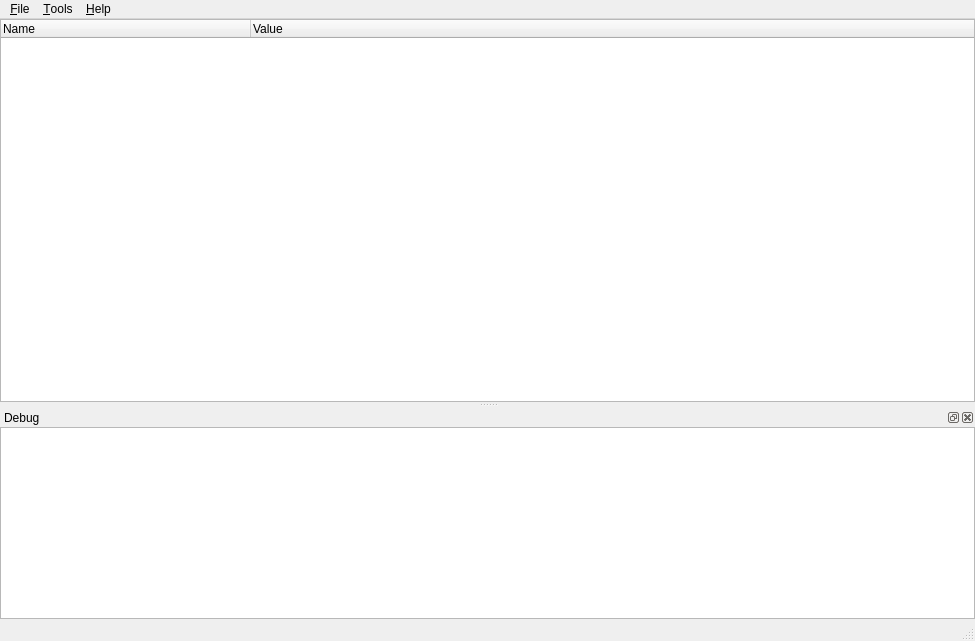
<?xml version="1.0" encoding="UTF-8"?>
<ui version="4.0">
 <class>MainWindow</class>
 <widget class="QMainWindow" name="MainWindow">
  <property name="geometry">
   <rect>
    <x>0</x>
    <y>0</y>
    <width>975</width>
    <height>641</height>
   </rect>
  </property>
  <property name="windowTitle">
   <string>QtTiffTagViewer</string>
  </property>
  <widget class="QWidget" name="centralWidget">
   <layout class="QVBoxLayout" name="verticalLayout">
    <property name="leftMargin">
     <number>0</number>
    </property>
    <property name="topMargin">
     <number>0</number>
    </property>
    <property name="rightMargin">
     <number>0</number>
    </property>
    <property name="bottomMargin">
     <number>0</number>
    </property>
    <item>
     <widget class="QTreeWidget" name="treeWidget">
      <property name="alternatingRowColors">
       <bool>true</bool>
      </property>
      <attribute name="headerDefaultSectionSize">
       <number>250</number>
      </attribute>
      <column>
       <property name="text">
        <string>Name</string>
       </property>
      </column>
      <column>
       <property name="text">
        <string>Value</string>
       </property>
      </column>
     </widget>
    </item>
   </layout>
  </widget>
  <widget class="QMenuBar" name="menuBar">
   <property name="geometry">
    <rect>
     <x>0</x>
     <y>0</y>
     <width>975</width>
     <height>23</height>
    </rect>
   </property>
   <widget class="QMenu" name="menu_File">
    <property name="title">
     <string>&amp;File</string>
    </property>
    <addaction name="actionOpen"/>
    <addaction name="separator"/>
    <addaction name="actionExit"/>
   </widget>
   <widget class="QMenu" name="menu_Help">
    <property name="title">
     <string>&amp;Help</string>
    </property>
    <addaction name="actionAbout"/>
    <addaction name="actionAboutQt"/>
   </widget>
   <widget class="QMenu" name="menuTools">
    <property name="title">
     <string>&amp;Tools</string>
    </property>
    <addaction name="actionOptions"/>
   </widget>
   <addaction name="menu_File"/>
   <addaction name="menuTools"/>
   <addaction name="menu_Help"/>
  </widget>
  <widget class="QStatusBar" name="statusBar"/>
  <widget class="QDockWidget" name="dockWidget_2">
   <property name="windowTitle">
    <string>Debug</string>
   </property>
   <attribute name="dockWidgetArea">
    <number>8</number>
   </attribute>
   <widget class="QWidget" name="dockWidgetContents_2">
    <layout class="QVBoxLayout" name="verticalLayout_2">
     <property name="leftMargin">
      <number>0</number>
     </property>
     <property name="topMargin">
      <number>0</number>
     </property>
     <property name="rightMargin">
      <number>0</number>
     </property>
     <property name="bottomMargin">
      <number>0</number>
     </property>
     <item>
      <widget class="QPlainTextEdit" name="logEdit">
       <property name="lineWrapMode">
        <enum>QPlainTextEdit::NoWrap</enum>
       </property>
       <property name="readOnly">
        <bool>true</bool>
       </property>
       <property name="maximumBlockCount">
        <number>8000</number>
       </property>
      </widget>
     </item>
    </layout>
   </widget>
  </widget>
  <action name="actionAbout">
   <property name="text">
    <string>&amp;About...</string>
   </property>
  </action>
  <action name="actionOpen">
   <property name="text">
    <string>&amp;Open...</string>
   </property>
  </action>
  <action name="actionExit">
   <property name="text">
    <string>E&amp;xit</string>
   </property>
  </action>
  <action name="actionAboutQt">
   <property name="text">
    <string>About Qt...</string>
   </property>
  </action>
  <action name="actionOptions">
   <property name="text">
    <string>Options...</string>
   </property>
  </action>
 </widget>
 <layoutdefault spacing="6" margin="11"/>
 <resources/>
 <connections/>
</ui>
